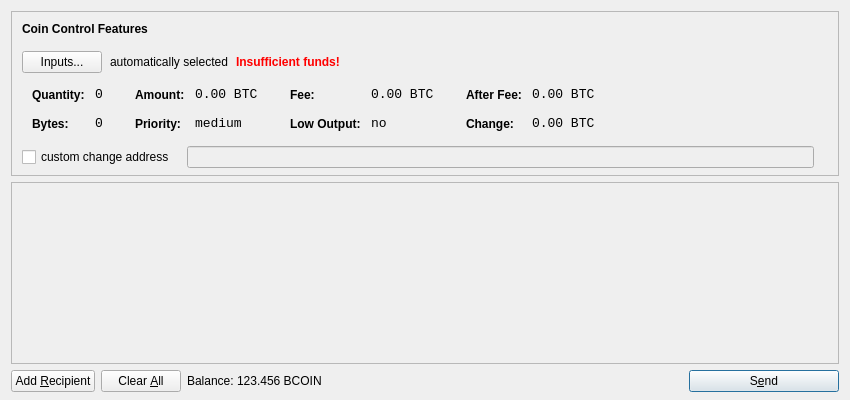
<?xml version="1.0" encoding="UTF-8"?>
<ui version="4.0">
 <class>SendCoinsDialog</class>
 <widget class="QDialog" name="SendCoinsDialog">
  <property name="geometry">
   <rect>
    <x>0</x>
    <y>0</y>
    <width>850</width>
    <height>400</height>
   </rect>
  </property>
  <property name="windowTitle">
   <string>Send Coins</string>
  </property>
  <layout class="QVBoxLayout" name="verticalLayout" stretch="0,1,0">
   <property name="bottomMargin">
    <number>8</number>
   </property>
   <item>
    <widget class="QFrame" name="frameCoinControl">
     <property name="sizePolicy">
      <sizepolicy hsizetype="Expanding" vsizetype="Expanding">
       <horstretch>0</horstretch>
       <verstretch>0</verstretch>
      </sizepolicy>
     </property>
     <property name="maximumSize">
      <size>
       <width>16777215</width>
       <height>16777215</height>
      </size>
     </property>
     <property name="frameShape">
      <enum>QFrame::StyledPanel</enum>
     </property>
     <property name="frameShadow">
      <enum>QFrame::Sunken</enum>
     </property>
     <layout class="QVBoxLayout" name="verticalLayoutCoinControl2">
      <property name="spacing">
       <number>-1</number>
      </property>
      <property name="leftMargin">
       <number>0</number>
      </property>
      <property name="topMargin">
       <number>0</number>
      </property>
      <property name="rightMargin">
       <number>0</number>
      </property>
      <property name="bottomMargin">
       <number>6</number>
      </property>
      <item>
       <layout class="QVBoxLayout" name="verticalLayoutCoinControl" stretch="0,0,0,0,1">
        <property name="spacing">
         <number>0</number>
        </property>
        <property name="leftMargin">
         <number>10</number>
        </property>
        <property name="topMargin">
         <number>10</number>
        </property>
        <item>
         <layout class="QHBoxLayout" name="horizontalLayoutCoinControl1">
          <property name="bottomMargin">
           <number>15</number>
          </property>
          <item>
           <widget class="QLabel" name="labelCoinControlFeatures">
            <property name="sizePolicy">
             <sizepolicy hsizetype="Preferred" vsizetype="Maximum">
              <horstretch>0</horstretch>
              <verstretch>0</verstretch>
             </sizepolicy>
            </property>
            <property name="font">
             <font>
              <weight>75</weight>
              <bold>true</bold>
             </font>
            </property>
            <property name="styleSheet">
             <string notr="true">font-weight:bold;</string>
            </property>
            <property name="text">
             <string>Coin Control Features</string>
            </property>
           </widget>
          </item>
         </layout>
        </item>
        <item>
         <layout class="QHBoxLayout" name="horizontalLayoutCoinControl2" stretch="0,0,0,0">
          <property name="spacing">
           <number>8</number>
          </property>
          <property name="bottomMargin">
           <number>10</number>
          </property>
          <item>
           <widget class="QPushButton" name="pushButtonCoinControl">
            <property name="styleSheet">
             <string notr="true"/>
            </property>
            <property name="text">
             <string>Inputs...</string>
            </property>
           </widget>
          </item>
          <item>
           <widget class="QLabel" name="labelCoinControlAutomaticallySelected">
            <property name="text">
             <string>automatically selected</string>
            </property>
            <property name="margin">
             <number>5</number>
            </property>
           </widget>
          </item>
          <item>
           <widget class="QLabel" name="labelCoinControlInsuffFunds">
            <property name="font">
             <font>
              <weight>75</weight>
              <bold>true</bold>
             </font>
            </property>
            <property name="styleSheet">
             <string notr="true">color:red;font-weight:bold;</string>
            </property>
            <property name="text">
             <string>Insufficient funds!</string>
            </property>
            <property name="margin">
             <number>5</number>
            </property>
           </widget>
          </item>
          <item>
           <spacer name="horizontalSpacerCoinControl">
            <property name="orientation">
             <enum>Qt::Horizontal</enum>
            </property>
            <property name="sizeHint" stdset="0">
             <size>
              <width>40</width>
              <height>1</height>
             </size>
            </property>
           </spacer>
          </item>
         </layout>
        </item>
        <item>
         <widget class="QWidget" name="widgetCoinControl" native="true">
          <property name="sizePolicy">
           <sizepolicy hsizetype="Preferred" vsizetype="Preferred">
            <horstretch>0</horstretch>
            <verstretch>0</verstretch>
           </sizepolicy>
          </property>
          <property name="minimumSize">
           <size>
            <width>0</width>
            <height>0</height>
           </size>
          </property>
          <property name="styleSheet">
           <string notr="true"/>
          </property>
          <layout class="QHBoxLayout" name="horizontalLayoutCoinControl5">
           <property name="margin">
            <number>0</number>
           </property>
           <item>
            <layout class="QHBoxLayout" name="horizontalLayoutCoinControl3" stretch="0,0,0,1">
             <property name="spacing">
              <number>20</number>
             </property>
             <property name="topMargin">
              <number>0</number>
             </property>
             <property name="bottomMargin">
              <number>10</number>
             </property>
             <item>
              <layout class="QFormLayout" name="formLayoutCoinControl1">
               <property name="horizontalSpacing">
                <number>10</number>
               </property>
               <property name="verticalSpacing">
                <number>14</number>
               </property>
               <property name="leftMargin">
                <number>10</number>
               </property>
               <property name="topMargin">
                <number>4</number>
               </property>
               <property name="rightMargin">
                <number>6</number>
               </property>
               <item row="0" column="0">
                <widget class="QLabel" name="labelCoinControlQuantityText">
                 <property name="styleSheet">
                  <string notr="true">font-weight:bold;</string>
                 </property>
                 <property name="text">
                  <string>Quantity:</string>
                 </property>
                 <property name="margin">
                  <number>0</number>
                 </property>
                </widget>
               </item>
               <item row="0" column="1">
                <widget class="QLabel" name="labelCoinControlQuantity">
                 <property name="font">
                  <font>
                   <family>Monospace</family>
                   <pointsize>10</pointsize>
                  </font>
                 </property>
                 <property name="cursor">
                  <cursorShape>IBeamCursor</cursorShape>
                 </property>
                 <property name="contextMenuPolicy">
                  <enum>Qt::ActionsContextMenu</enum>
                 </property>
                 <property name="text">
                  <string notr="true">0</string>
                 </property>
                 <property name="margin">
                  <number>0</number>
                 </property>
                 <property name="textInteractionFlags">
                  <set>Qt::LinksAccessibleByMouse|Qt::TextSelectableByKeyboard|Qt::TextSelectableByMouse</set>
                 </property>
                </widget>
               </item>
               <item row="1" column="0">
                <widget class="QLabel" name="labelCoinControlBytesText">
                 <property name="styleSheet">
                  <string notr="true">font-weight:bold;</string>
                 </property>
                 <property name="text">
                  <string>Bytes:</string>
                 </property>
                </widget>
               </item>
               <item row="1" column="1">
                <widget class="QLabel" name="labelCoinControlBytes">
                 <property name="font">
                  <font>
                   <family>Monospace</family>
                   <pointsize>10</pointsize>
                  </font>
                 </property>
                 <property name="cursor">
                  <cursorShape>IBeamCursor</cursorShape>
                 </property>
                 <property name="contextMenuPolicy">
                  <enum>Qt::ActionsContextMenu</enum>
                 </property>
                 <property name="text">
                  <string notr="true">0</string>
                 </property>
                 <property name="textInteractionFlags">
                  <set>Qt::LinksAccessibleByMouse|Qt::TextSelectableByKeyboard|Qt::TextSelectableByMouse</set>
                 </property>
                </widget>
               </item>
              </layout>
             </item>
             <item>
              <layout class="QFormLayout" name="formLayoutCoinControl2">
               <property name="horizontalSpacing">
                <number>10</number>
               </property>
               <property name="verticalSpacing">
                <number>14</number>
               </property>
               <property name="leftMargin">
                <number>6</number>
               </property>
               <property name="topMargin">
                <number>4</number>
               </property>
               <property name="rightMargin">
                <number>6</number>
               </property>
               <item row="0" column="0">
                <widget class="QLabel" name="labelCoinControlAmountText">
                 <property name="styleSheet">
                  <string notr="true">font-weight:bold;</string>
                 </property>
                 <property name="text">
                  <string>Amount:</string>
                 </property>
                 <property name="margin">
                  <number>0</number>
                 </property>
                </widget>
               </item>
               <item row="0" column="1">
                <widget class="QLabel" name="labelCoinControlAmount">
                 <property name="font">
                  <font>
                   <family>Monospace</family>
                   <pointsize>10</pointsize>
                  </font>
                 </property>
                 <property name="cursor">
                  <cursorShape>IBeamCursor</cursorShape>
                 </property>
                 <property name="contextMenuPolicy">
                  <enum>Qt::ActionsContextMenu</enum>
                 </property>
                 <property name="text">
                  <string notr="true">0.00 BTC</string>
                 </property>
                 <property name="textInteractionFlags">
                  <set>Qt::LinksAccessibleByMouse|Qt::TextSelectableByKeyboard|Qt::TextSelectableByMouse</set>
                 </property>
                </widget>
               </item>
               <item row="1" column="0">
                <widget class="QLabel" name="labelCoinControlPriorityText">
                 <property name="styleSheet">
                  <string notr="true">font-weight:bold;</string>
                 </property>
                 <property name="text">
                  <string>Priority:</string>
                 </property>
                </widget>
               </item>
               <item row="1" column="1">
                <widget class="QLabel" name="labelCoinControlPriority">
                 <property name="font">
                  <font>
                   <family>Monospace</family>
                   <pointsize>10</pointsize>
                  </font>
                 </property>
                 <property name="cursor">
                  <cursorShape>IBeamCursor</cursorShape>
                 </property>
                 <property name="contextMenuPolicy">
                  <enum>Qt::ActionsContextMenu</enum>
                 </property>
                 <property name="text">
                  <string>medium</string>
                 </property>
                 <property name="textInteractionFlags">
                  <set>Qt::LinksAccessibleByMouse|Qt::TextSelectableByKeyboard|Qt::TextSelectableByMouse</set>
                 </property>
                </widget>
               </item>
              </layout>
             </item>
             <item>
              <layout class="QFormLayout" name="formLayoutCoinControl3">
               <property name="horizontalSpacing">
                <number>10</number>
               </property>
               <property name="verticalSpacing">
                <number>14</number>
               </property>
               <property name="leftMargin">
                <number>6</number>
               </property>
               <property name="topMargin">
                <number>4</number>
               </property>
               <property name="rightMargin">
                <number>6</number>
               </property>
               <item row="0" column="0">
                <widget class="QLabel" name="labelCoinControlFeeText">
                 <property name="styleSheet">
                  <string notr="true">font-weight:bold;</string>
                 </property>
                 <property name="text">
                  <string>Fee:</string>
                 </property>
                 <property name="margin">
                  <number>0</number>
                 </property>
                </widget>
               </item>
               <item row="0" column="1">
                <widget class="QLabel" name="labelCoinControlFee">
                 <property name="font">
                  <font>
                   <family>Monospace</family>
                   <pointsize>10</pointsize>
                  </font>
                 </property>
                 <property name="cursor">
                  <cursorShape>IBeamCursor</cursorShape>
                 </property>
                 <property name="contextMenuPolicy">
                  <enum>Qt::ActionsContextMenu</enum>
                 </property>
                 <property name="text">
                  <string notr="true">0.00 BTC</string>
                 </property>
                 <property name="textInteractionFlags">
                  <set>Qt::LinksAccessibleByMouse|Qt::TextSelectableByKeyboard|Qt::TextSelectableByMouse</set>
                 </property>
                </widget>
               </item>
               <item row="1" column="0">
                <widget class="QLabel" name="labelCoinControlLowOutputText">
                 <property name="styleSheet">
                  <string notr="true">font-weight:bold;</string>
                 </property>
                 <property name="text">
                  <string>Low Output:</string>
                 </property>
                </widget>
               </item>
               <item row="1" column="1">
                <widget class="QLabel" name="labelCoinControlLowOutput">
                 <property name="font">
                  <font>
                   <family>Monospace</family>
                   <pointsize>10</pointsize>
                  </font>
                 </property>
                 <property name="cursor">
                  <cursorShape>IBeamCursor</cursorShape>
                 </property>
                 <property name="contextMenuPolicy">
                  <enum>Qt::ActionsContextMenu</enum>
                 </property>
                 <property name="text">
                  <string>no</string>
                 </property>
                 <property name="textInteractionFlags">
                  <set>Qt::LinksAccessibleByMouse|Qt::TextSelectableByKeyboard|Qt::TextSelectableByMouse</set>
                 </property>
                </widget>
               </item>
              </layout>
             </item>
             <item>
              <layout class="QFormLayout" name="formLayoutCoinControl4">
               <property name="horizontalSpacing">
                <number>10</number>
               </property>
               <property name="verticalSpacing">
                <number>14</number>
               </property>
               <property name="leftMargin">
                <number>6</number>
               </property>
               <property name="topMargin">
                <number>4</number>
               </property>
               <property name="rightMargin">
                <number>6</number>
               </property>
               <item row="0" column="0">
                <widget class="QLabel" name="labelCoinControlAfterFeeText">
                 <property name="styleSheet">
                  <string notr="true">font-weight:bold;</string>
                 </property>
                 <property name="text">
                  <string>After Fee:</string>
                 </property>
                 <property name="margin">
                  <number>0</number>
                 </property>
                </widget>
               </item>
               <item row="0" column="1">
                <widget class="QLabel" name="labelCoinControlAfterFee">
                 <property name="font">
                  <font>
                   <family>Monospace</family>
                   <pointsize>10</pointsize>
                  </font>
                 </property>
                 <property name="cursor">
                  <cursorShape>IBeamCursor</cursorShape>
                 </property>
                 <property name="contextMenuPolicy">
                  <enum>Qt::ActionsContextMenu</enum>
                 </property>
                 <property name="text">
                  <string notr="true">0.00 BTC</string>
                 </property>
                 <property name="textInteractionFlags">
                  <set>Qt::LinksAccessibleByMouse|Qt::TextSelectableByKeyboard|Qt::TextSelectableByMouse</set>
                 </property>
                </widget>
               </item>
               <item row="1" column="0">
                <widget class="QLabel" name="labelCoinControlChangeText">
                 <property name="styleSheet">
                  <string notr="true">font-weight:bold;</string>
                 </property>
                 <property name="text">
                  <string>Change:</string>
                 </property>
                </widget>
               </item>
               <item row="1" column="1">
                <widget class="QLabel" name="labelCoinControlChange">
                 <property name="font">
                  <font>
                   <family>Monospace</family>
                   <pointsize>10</pointsize>
                  </font>
                 </property>
                 <property name="cursor">
                  <cursorShape>IBeamCursor</cursorShape>
                 </property>
                 <property name="contextMenuPolicy">
                  <enum>Qt::ActionsContextMenu</enum>
                 </property>
                 <property name="text">
                  <string notr="true">0.00 BTC</string>
                 </property>
                 <property name="textInteractionFlags">
                  <set>Qt::LinksAccessibleByMouse|Qt::TextSelectableByKeyboard|Qt::TextSelectableByMouse</set>
                 </property>
                </widget>
               </item>
              </layout>
             </item>
            </layout>
           </item>
          </layout>
         </widget>
        </item>
        <item>
         <layout class="QHBoxLayout" name="horizontalLayoutCoinControl4" stretch="0,0,0">
          <property name="spacing">
           <number>12</number>
          </property>
          <property name="sizeConstraint">
           <enum>QLayout::SetDefaultConstraint</enum>
          </property>
          <property name="topMargin">
           <number>5</number>
          </property>
          <property name="rightMargin">
           <number>5</number>
          </property>
          <item>
           <widget class="QCheckBox" name="checkBoxCoinControlChange">
            <property name="text">
             <string>custom change address</string>
            </property>
           </widget>
          </item>
          <item>
           <widget class="QLineEdit" name="lineEditCoinControlChange">
            <property name="enabled">
             <bool>false</bool>
            </property>
            <property name="sizePolicy">
             <sizepolicy hsizetype="Expanding" vsizetype="Fixed">
              <horstretch>0</horstretch>
              <verstretch>0</verstretch>
             </sizepolicy>
            </property>
           </widget>
          </item>
          <item>
           <widget class="QLabel" name="labelCoinControlChangeLabel">
            <property name="sizePolicy">
             <sizepolicy hsizetype="Preferred" vsizetype="Expanding">
              <horstretch>0</horstretch>
              <verstretch>0</verstretch>
             </sizepolicy>
            </property>
            <property name="minimumSize">
             <size>
              <width>0</width>
              <height>0</height>
             </size>
            </property>
            <property name="text">
             <string/>
            </property>
            <property name="margin">
             <number>3</number>
            </property>
           </widget>
          </item>
         </layout>
        </item>
        <item>
         <spacer name="verticalSpacerCoinControl">
          <property name="orientation">
           <enum>Qt::Vertical</enum>
          </property>
          <property name="sizeHint" stdset="0">
           <size>
            <width>800</width>
            <height>1</height>
           </size>
          </property>
         </spacer>
        </item>
       </layout>
      </item>
     </layout>
    </widget>
   </item>
   <item>
    <widget class="QScrollArea" name="scrollArea">
     <property name="widgetResizable">
      <bool>true</bool>
     </property>
     <widget class="QWidget" name="scrollAreaWidgetContents">
      <property name="geometry">
       <rect>
        <x>0</x>
        <y>0</y>
        <width>830</width>
        <height>165</height>
       </rect>
      </property>
      <layout class="QVBoxLayout" name="verticalLayout_2">
       <property name="margin">
        <number>0</number>
       </property>
       <item>
        <layout class="QVBoxLayout" name="entries">
         <property name="spacing">
          <number>6</number>
         </property>
        </layout>
       </item>
       <item>
        <spacer name="verticalSpacer">
         <property name="orientation">
          <enum>Qt::Vertical</enum>
         </property>
         <property name="sizeHint" stdset="0">
          <size>
           <width>20</width>
           <height>40</height>
          </size>
         </property>
        </spacer>
       </item>
      </layout>
     </widget>
    </widget>
   </item>
   <item>
    <layout class="QHBoxLayout" name="horizontalLayout">
     <item>
      <widget class="QPushButton" name="addButton">
       <property name="toolTip">
        <string>Send to multiple recipients at once</string>
       </property>
       <property name="text">
        <string>Add &amp;Recipient</string>
       </property>
       <property name="icon">
        <iconset resource="../bitcoin.qrc">
         <normaloff>:/icons/add</normaloff>:/icons/add</iconset>
       </property>
       <property name="autoDefault">
        <bool>false</bool>
       </property>
      </widget>
     </item>
     <item>
      <widget class="QPushButton" name="clearButton">
       <property name="sizePolicy">
        <sizepolicy hsizetype="Minimum" vsizetype="Fixed">
         <horstretch>0</horstretch>
         <verstretch>0</verstretch>
        </sizepolicy>
       </property>
       <property name="toolTip">
        <string>Remove all transaction fields</string>
       </property>
       <property name="text">
        <string>Clear &amp;All</string>
       </property>
       <property name="icon">
        <iconset resource="../bitcoin.qrc">
         <normaloff>:/icons/remove</normaloff>:/icons/remove</iconset>
       </property>
       <property name="autoRepeatDelay">
        <number>300</number>
       </property>
       <property name="autoDefault">
        <bool>false</bool>
       </property>
      </widget>
     </item>
     <item>
      <layout class="QHBoxLayout" name="horizontalLayout_2">
       <property name="spacing">
        <number>3</number>
       </property>
       <item>
        <widget class="QLabel" name="label">
         <property name="text">
          <string>Balance:</string>
         </property>
        </widget>
       </item>
       <item>
        <widget class="QLabel" name="labelBalance">
         <property name="cursor">
          <cursorShape>IBeamCursor</cursorShape>
         </property>
         <property name="text">
          <string>123.456 BCOIN</string>
         </property>
         <property name="textInteractionFlags">
          <set>Qt::LinksAccessibleByMouse|Qt::TextSelectableByKeyboard|Qt::TextSelectableByMouse</set>
         </property>
        </widget>
       </item>
      </layout>
     </item>
     <item>
      <spacer name="horizontalSpacer">
       <property name="orientation">
        <enum>Qt::Horizontal</enum>
       </property>
       <property name="sizeHint" stdset="0">
        <size>
         <width>40</width>
         <height>20</height>
        </size>
       </property>
      </spacer>
     </item>
     <item>
      <widget class="QPushButton" name="sendButton">
       <property name="minimumSize">
        <size>
         <width>150</width>
         <height>0</height>
        </size>
       </property>
       <property name="toolTip">
        <string>Confirm the send action</string>
       </property>
       <property name="text">
        <string>S&amp;end</string>
       </property>
       <property name="icon">
        <iconset resource="../bitcoin.qrc">
         <normaloff>:/icons/send</normaloff>:/icons/send</iconset>
       </property>
       <property name="default">
        <bool>true</bool>
       </property>
      </widget>
     </item>
    </layout>
   </item>
  </layout>
 </widget>
 <resources>
  <include location="../bitcoin.qrc"/>
 </resources>
 <connections/>
</ui>
